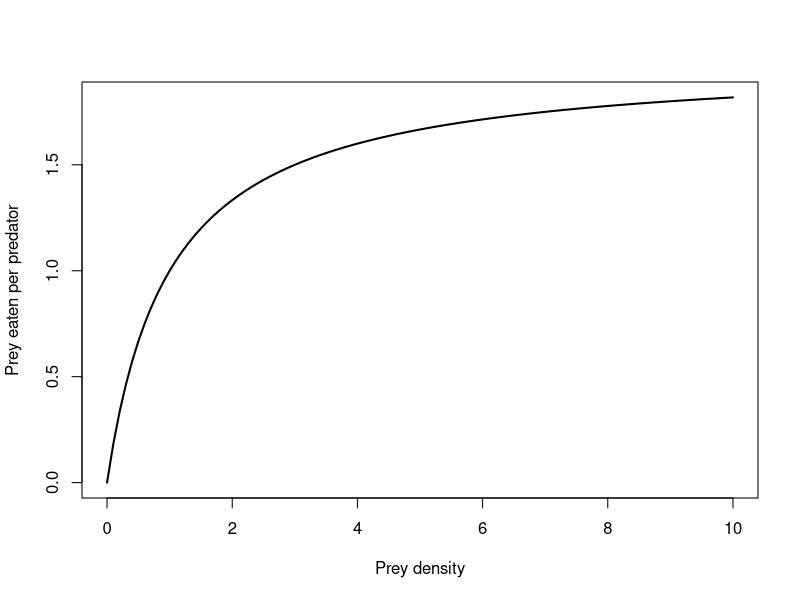
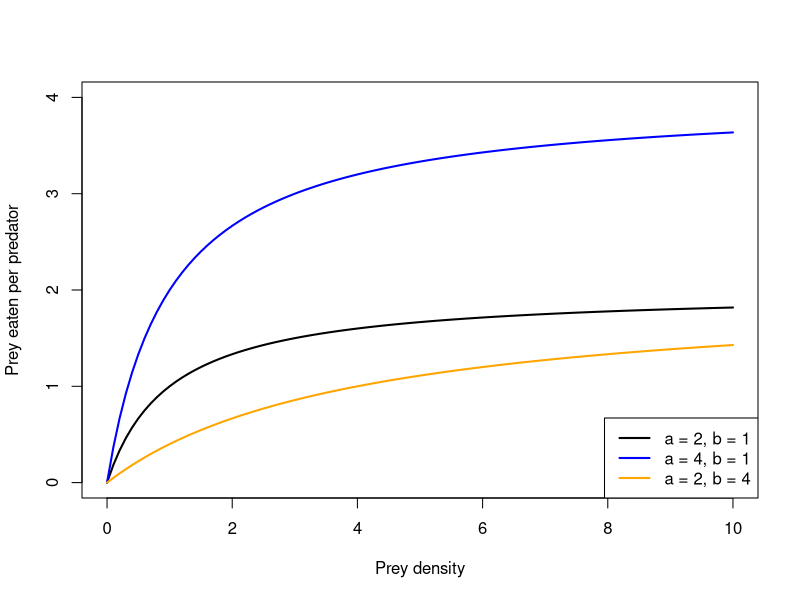
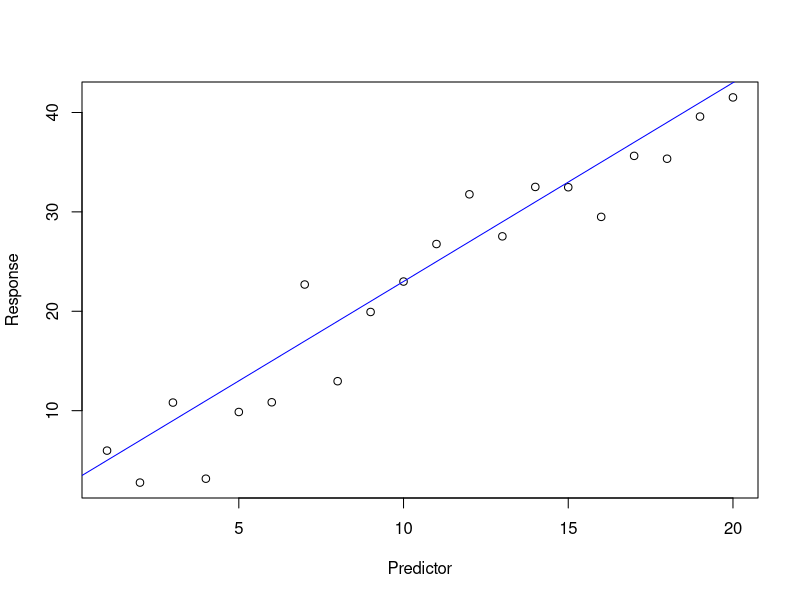
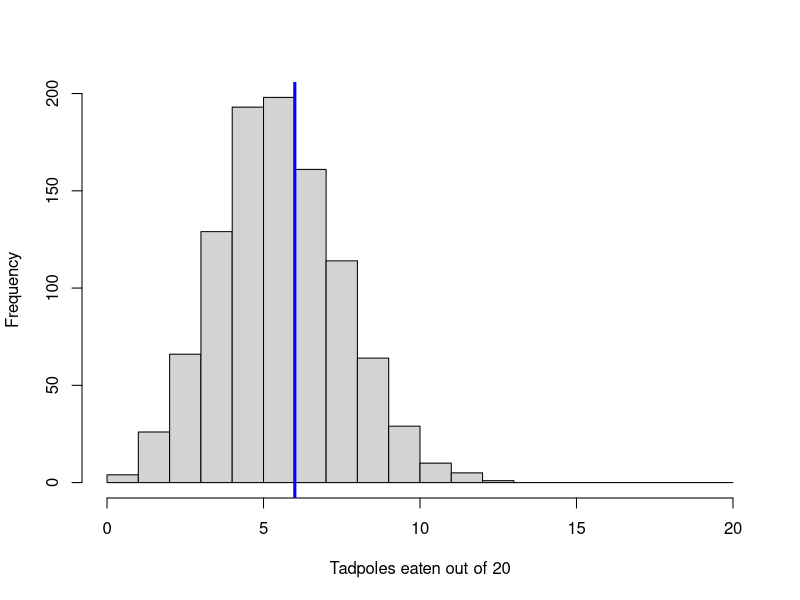
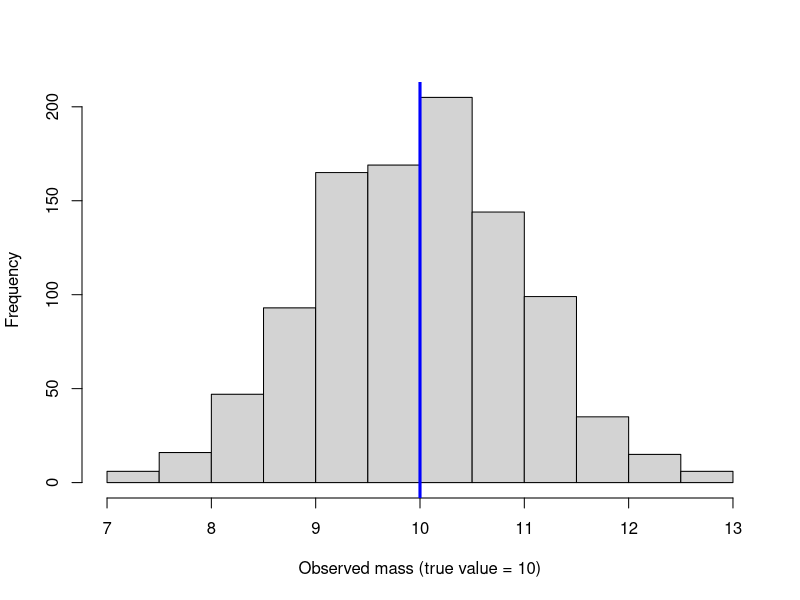
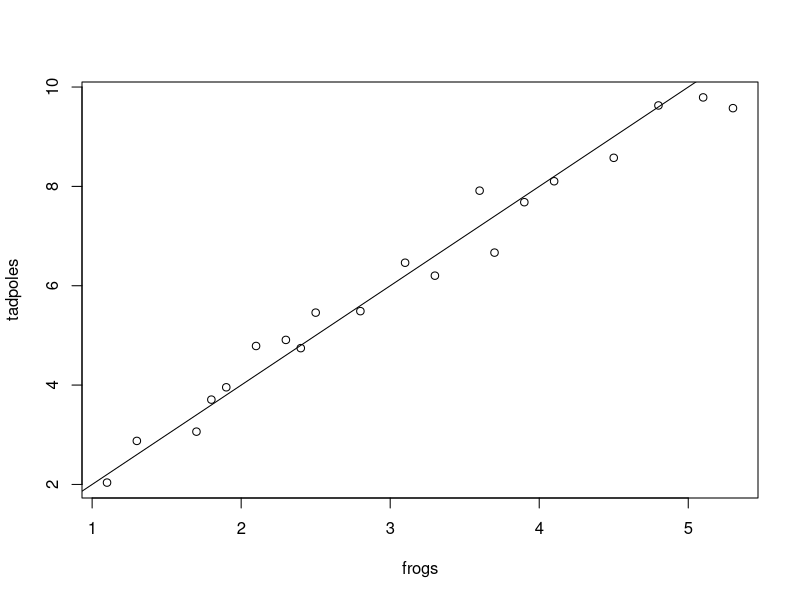
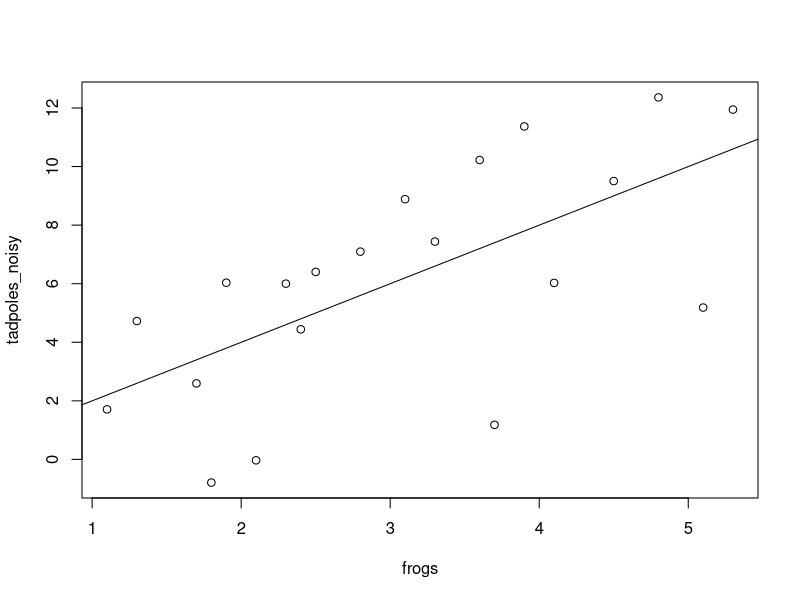
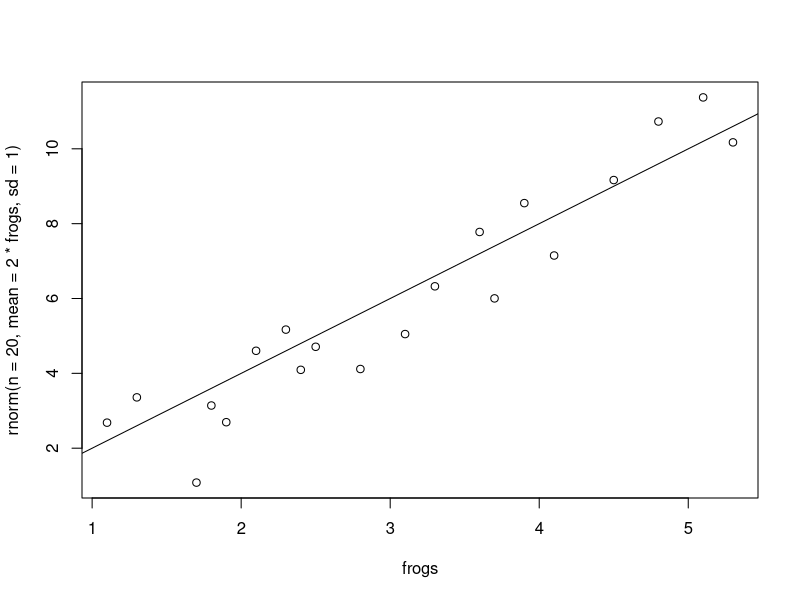

Reproduce these figures in R, in order.
# Code for chapter 1 examples
#############################

# Covers lectures 2 and 3.
# Chapter 1 is mostly conceptual, so most of this is either
# illustrating an idea from the text or working through the R supplement (1.7).


# begin lecture 2 ---------------------------------------------------------


# A shape you've seen before ----------------------------------------------

  # Section 1.3 uses this curve to make a point about mechanistic vs.
  # phenomenological models.  Let's just look at the shape first.

    curve(2 * x / (1 + x),
          from = 0,
          to = 10,
          lwd = 2,
          xlab = "Prey density",
          ylab = "Prey eaten per predator")

  # Where else in biology have you seen a curve that starts at zero,
  # rises steeply, and then levels off?


# Same curve, two justifications ------------------------------------------

  # The equation is f(x) = ax / (b + x)
  # Written as a function so we can change a and b:

    holling2 <- function(x, a, b){

      a * x / (b + x)

    }

  # a is roughly the attack rate, b is related to handling time.
  # Try changing them and see what each one does to the shape.

    curve(holling2(x, a = 2, b = 1), from = 0, to = 10,
          lwd = 2, ylim = c(0, 4),
          xlab = "Prey density", ylab = "Prey eaten per predator")

    curve(holling2(x, a = 4, b = 1), from = 0, to = 10,
          lwd = 2, col = "blue", add = TRUE)

    curve(holling2(x, a = 2, b = 4), from = 0, to = 10,
          lwd = 2, col = "orange", add = TRUE)

    legend("bottomright",
           legend = c("a = 2, b = 1", "a = 4, b = 1", "a = 2, b = 4"),
           col = c("black", "blue", "orange"),
           lwd = 2)

  # Which parameter sets the height of the asymptote?
  # Which one sets how fast we get there?

  # Note that nothing above tells you WHY you picked this curve.
  # That choice is what makes it mechanistic or phenomenological.
  # We'll come back to curves like this in chapter 3, and we'll fit
  # this one to real tadpole predation data in chapter 7.


# The same shape, for a completely different reason ------------------------

  # A straight line makes the same point with less machinery:

    x_vec <- 1:20
    y_vec <- 3 + 2 * x_vec + rnorm(n = 20, mean = 0, sd = 4)

    plot(x = x_vec, y = y_vec,
         xlab = "Predictor", ylab = "Response")

    abline(a = 3, b = 2, col = "blue")

  # Phenomenological: the scatterplot looked straight.
  # Mechanistic: you expect a constant per-unit rate of change.
  # Same line either way.


# Three kinds of variability ----------------------------------------------

  # Section 1.3.2 splits randomness into measurement error,
  # demographic stochasticity, and environmental stochasticity.

  # Demographic stochasticity: identical units, different outcomes.
  # Twenty tadpoles, each with a 30% chance of being eaten.
  # Run this line several times -- the answer changes every time.

    rbinom(n = 1, size = 20, prob = 0.3)

  # Do it 1000 times to see the spread:

    eaten <- rbinom(n = 1000, size = 20, prob = 0.3)

    hist(eaten,
         breaks = 0:20,
         main = "",
         xlab = "Tadpoles eaten out of 20")

    abline(v = 20 * 0.3, col = "blue", lwd = 3)

  # Nothing about the tadpoles or the predator changed between runs.
  # The variation is in the process itself.

  # Measurement error: the truth is fixed, our observation of it isn't.

    true_mass <- 10

    observed_mass <- true_mass + rnorm(n = 1000, mean = 0, sd = 1)

    hist(observed_mass,
         main = "",
         xlab = "Observed mass (true value = 10)")

    abline(v = true_mass, col = "blue", lwd = 3)

  # Both histograms have spread, but they mean different things.
  # If we mis-measure a population it is still there next year.
  # If a predator eats it, it isn't.


# begin lecture 3 ---------------------------------------------------------


# R supplement (1.7): the basics ------------------------------------------

  # Bolker's chapter 1 supplement is about getting R working.
  # We installed everything last time, so here's the sample session.

  # R as a calculator

    2 * 8

    sqrt(25)

  # Assignment.  The book uses "=", but "<-" is the more common style
  # and is what we'll use in this course.

    x <- sqrt(36)

    x

  # Note that R doesn't print anything when you assign.
  # Typing the object's name is what prints it.


# Getting help ------------------------------------------------------------

    ?sqrt              # help page for a specific function

    example(sqrt)      # run the examples from that help page

    help.search("correlation")   # search for a topic

    # help.start()     # opens the full help system in a browser


# Installing packages -----------------------------------------------------

  # We'll need these later in the course.  Only run once.

    # install.packages(c("emdbook", "bbmle", "tidyverse"))

  # Once installed, load them with library() each session:

    # library(emdbook)


# Sample session: frogs and tadpoles --------------------------------------

  # Seed the random number generator so we all get the same answers.

    set.seed(101)

  # Adult frog density in 20 populations, entered by hand with c()

    frogs <- c(1.1, 1.3, 1.7, 1.8, 1.9, 2.1, 2.3, 2.4,
               2.5, 2.8, 3.1, 3.3, 3.6, 3.7, 3.9, 4.1,
               4.5, 4.8, 5.1, 5.3)

  # Tadpole density: on average twice the frog density, plus noise

    tadpoles <- rnorm(n = 20, mean = 2 * frogs, sd = 0.5)

    tadpoles

  # You can leave the argument names out -- rnorm(20, 2*frogs, 0.5) works --
  # but naming them is clearer and safer.

  # Plot tadpoles against frogs, and add the line we know is underneath

    plot(x = frogs, y = tadpoles)

    abline(a = 0, b = 2)

  # Which parts of the scatter are "real" and which are the rnorm() we added?

  # Note what we just did:
  #   mean = 2 * frogs   is the deterministic model (the signal)
  #   sd   = 0.5         is the stochastic model (the noise)
  # Those are the two branches of the flowchart, written as one line of code.


# Turning the noise up ----------------------------------------------------

  # Same signal, same true slope of 2, but much more variable.

    tadpoles_noisy <- rnorm(n = 20, mean = 2 * frogs, sd = 3)

    plot(x = frogs, y = tadpoles_noisy)

    abline(a = 0, b = 2)

  # Would you have guessed the line was there, if we hadn't drawn it?

  # Try a few values of sd and see where the relationship stops being obvious.

    plot(x = frogs, y = rnorm(n = 20, mean = 2 * frogs, sd = 1))
    abline(a = 0, b = 2)

    plot(x = frogs, y = rnorm(n = 20, mean = 2 * frogs, sd = 10))
    abline(a = 0, b = 2)

  # This is why the stochastic half of a model matters as much as the
  # deterministic half.  We'll come back to it properly in the power
  # analysis lecture.


# Can we recover the truth? -----------------------------------------------

  # With real data we never know the right answer.  Here we do: the slope is 2.
  # So we can check whether our estimate is any good.

  # Note carefully what lm() is doing.  We simulated the data, but lm() doesn't
  # know that.  It fits its own model, with its own two halves:
  #
  #   deterministic: a straight line, y = intercept + slope * x
  #   stochastic:    normally distributed errors, constant variance
  #
  # Those are the two branches of the flowchart.  Our simulation happened to use
  # the same shapes, which is why the estimate lands near the truth.  With real
  # data you never get to check that.

    frog_lm <- lm(tadpoles ~ frogs)

    frog_lm

    coef(frog_lm)  # how close is the slope to 2?

  # The flowchart's next box is "estimate confidence regions":

    confint(frog_lm)

  # Does the interval for "frogs" contain the true slope of 2?

  # With set.seed(101) it does NOT: the interval runs from about 1.69 to 1.98.
  # Our 95% confidence interval missed the true value.

  # This is not a mistake.  A 95% interval is built to miss one time in twenty.
  # We just happened to draw one of those.  Since we can simulate as many
  # datasets as we like, we can check that directly:

    covered <- replicate(n = 1000, {

      sim_tadpoles <- rnorm(n = 20, mean = 2 * frogs, sd = 0.5)

      ci <- confint(lm(sim_tadpoles ~ frogs))["frogs", ]

      ci[1] < 2 & 2 < ci[2]   # did this interval contain the truth?

    })

    mean(covered)   # should be close to 0.95

  # That is what "95% confidence" actually means: not "95% sure the truth is in
  # this interval", but "intervals built this way contain the truth 95% of the
  # time".  Ours was one of the 5%.

  # Now the noisy version

    frog_lm_noisy <- lm(tadpoles_noisy ~ frogs)

    coef(frog_lm_noisy)

  # Which one is closer to 2?  Careful -- the answer may surprise you, and it
  # will change depending on the seed.  A single draw can't tell us much.

  # This is the "estimate parameters" box of the flowchart.


# What does the noise actually do to our estimates? -----------------------

  # Instead of one dataset each, let's build a thousand of each and look at
  # the whole set of slope estimates we get.

    slopes_clean <- replicate(n = 1000,
                              coef(lm(rnorm(n = 20,
                                            mean = 2 * frogs,
                                            sd = 0.5) ~ frogs))[2])

    slopes_noisy <- replicate(n = 1000,
                              coef(lm(rnorm(n = 20,
                                            mean = 2 * frogs,
                                            sd = 3) ~ frogs))[2])

  # On average, are either of them wrong?

    mean(slopes_clean)
    mean(slopes_noisy)

  # How spread out are they?

    sd(slopes_clean)
    sd(slopes_noisy)

    hist(slopes_noisy,
         breaks = 40,
         xlim = range(c(slopes_clean, slopes_noisy)),
         main = "",
         xlab = "Estimated slope (true value = 2)")

    hist(slopes_clean,
         breaks = 40,
         add = TRUE,
         col = "blue")

    abline(v = 2, col = "orange", lwd = 3)

  # Both are centred on the truth -- noise doesn't bias the estimate.
  # What noise does is make any single estimate less reliable.

  # So on one draw, the noisy estimate can easily land closer by luck.
  # Over many draws, it rarely does.

  # This is the idea behind power analysis, which we'll cover later on.


# Transforming and summarizing --------------------------------------------

  # Log the response

    log_tadpoles <- log(tadpoles)

    plot(x = frogs, y = log_tadpoles)

  # Three ways to get a similar plot:

    plot(frogs, log(tadpoles))

    plot(frogs, tadpoles, log = "y")   # adjusts the axis, not the values

  # Summary statistics

    mean(tadpoles)

    sd(tadpoles)

    summary(tadpoles)

  # Correlation, and a test of it

    cor(frogs, tadpoles)

    cor.test(frogs, tadpoles)

  # Is that p-value impressive?  We built the data ourselves with very little
  # noise, so a tiny p-value here says more about our simulation than about
  # frogs.  Bolker suggests reporting anything this small as p < 0.001.

  # Compare this with the Sandin & Pacala example from lecture 2.
  # cor.test() tells you whether there's an association.
  # It doesn't tell you the slope, the units, or the mechanism.


# A different draw --------------------------------------------------------

  # Same frogs, same true relationship, different random numbers.

    set.seed(202)

    tadpoles2 <- rnorm(n = 20, mean = 2 * frogs, sd = 0.5)

    cor(frogs, tadpoles)

    cor(frogs, tadpoles2)

    coef(lm(tadpoles2 ~ frogs))

  # Nothing about the frogs changed.  The estimate moved anyway.

  # This is the demographic stochasticity idea from lecture 2: identical
  # setups, different outcomes.  Every real dataset is one draw like this,
  # and we only ever get to see the one.

  # Try it without setting a seed, several times over, to see the spread.
